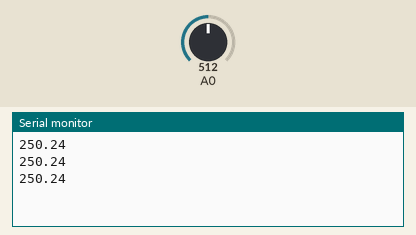
The sketch below on a simulated Arduino Uno, built with avr-gcc and run on an emulated ATmega328P. On the bench: the last lines printed to the serial monitor. The inputs (shaded band) are chosen by the test bench; at power-on: A0 = 512.

Above: at 1.2 s.
1.3 s: A0 set to 716
At 1.9 s:
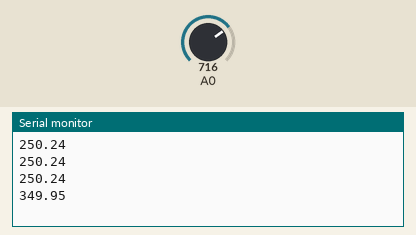
2.8 s: A0 set to 900
At 3.4 s:
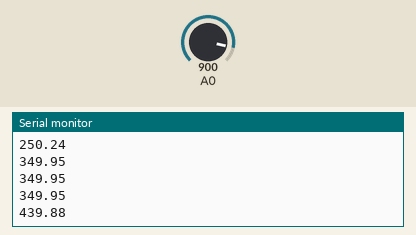
Timing chart, 0 to 5.8 s (numbered marks = the images above; inputs shaded):
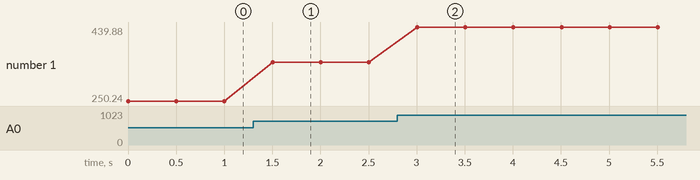

Measured:
- after the input at 1.3 s, the serial monitor: prints a new line after 0.20 s (image 1)
- after the input at 2.8 s, the serial monitor: prints a new line after 0.20 s (image 2)
- plotted number 1: 250.24 → 349.95 after the input at 1.3 s, 349.95 → 439.88 after the input at 2.8 s

The sketch:

P7.1_arduinoblocks_-_sensor_temperatura.ino
```cpp
double temperatura;

void setup()
{
  	pinMode(A0, INPUT);

	Serial.begin(9600);
	Serial.flush();
	while(Serial.available()>0)Serial.read();

}


void loop()
{

  	temperatura = (((analogRead(A0)/1023.0)*(5.0*1000.0))/10.0);
  	Serial.println(temperatura);
  	delay(500);

}
```
